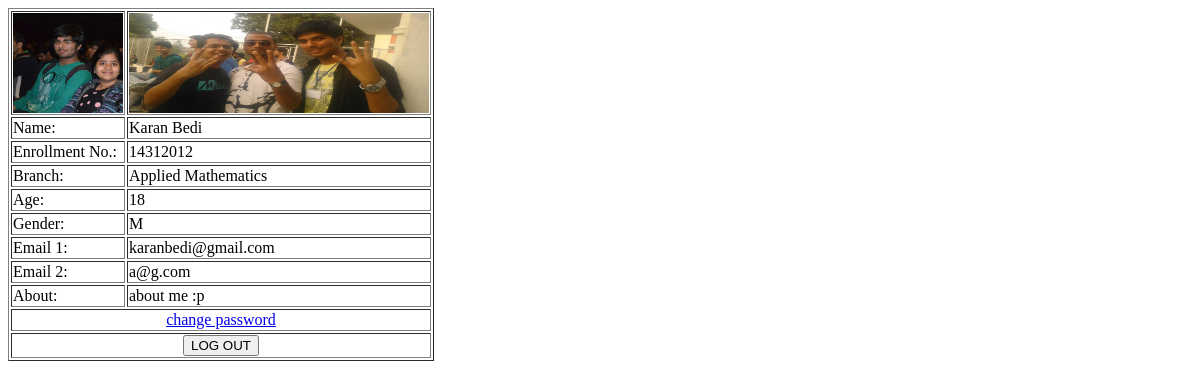
The app's page /ag53/profile/ (signed in), older data.
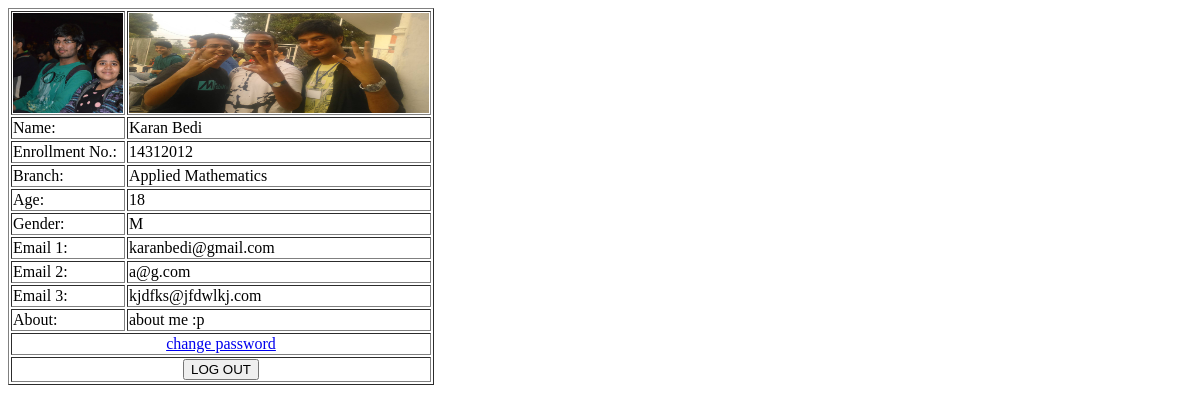
The same page, newer data.
### ag53/models.py (models this page shows, shortened)
class Profile(models.Model):
    user = models.OneToOneField(User)
    name = models.CharField(max_length=70, default = 'default_value')
    enrollment_no = models.IntegerField(default = 0)
    about_me = models.CharField(max_length=5000, default = 'default_value')
    profile_pic = models.ImageField(upload_to = rename_and_upload_profile_pic)
    cover_pic = models.ImageField(upload_to = rename_and_upload_cover_pic)
    age = models.ForeignKey(Age, default=1)
    branch = models.ForeignKey(Branch, default=1)
    gender = models.ForeignKey(Gender, default=1)

class Branch(models.Model):
    branch = models.CharField(max_length = 100, default = 'default_value')
    def __unicode__(self):
        return self.branch

class Age(models.Model):
    age = models.IntegerField(default=1)
    def __unicode__(self):
        return "%s"%(self.age,)

class Gender(models.Model):
    gender = models.CharField(max_length = 1,default = 'd')
    def __unicode__(self):
        return self.gender

class Email(models.Model):
    profile = models.ForeignKey(Profile)
    email = models.EmailField(max_length = 254)
    def __unicode__(self):
        return self.email

### ag53/views.py (the view)
@login_required
def profile_view(request):
    u = request.user
    context = {'user':u, 'base_path': os.path.join(BASE_DIR,''),'pp':u.profile.profile_pic,'cp':u.profile.cover_pic}
    return render(request, 'ag53/profile.html', context)

### ag53/templates/ag53/profile.html
{% load staticfiles %}
    <table border='1px'>
      <tr>
        <td>
          <img src="/static/{{pp}}" width = '110px' height='100px'/>
        </td>
        <td>
          <img src='/static/{{cp}}' width = '300px' height = '100px'>
        </td>
      </tr>
      <tr>
        <td>
          Name:
        </td>
        <td>
         {{ user.profile.name }}
        </td>
      </tr>
      <tr>
        <td>
          Enrollment No.:
        </td>
        <td>
          {{ user.profile.enrollment_no }}
        </td>
      </tr>
      <tr>
        <td>
          Branch:
        </td>
        <td>
          {{ user.profile.branch }}
        </td>
      </tr>
       <tr>
        <td>
          Age:
        </td>
        <td>
          {{ user.profile.age }}
        </td>
      </tr>
      <tr>
        <td>
          Gender:
        </td>
        <td>
          {{ user.profile.gender }}
        </td>
      </tr>
      {% for email in user.profile.email_set.all %}
      <tr>
        <td>
           Email {{forloop.counter}}:
        </td>
        <td>
          {{email}}
        </td>
      </tr>
      {% endfor %}
      <tr>
        <td>
          About:
        </td>
        <td>
          {{ user.profile.about_me }}
        </td>
      </tr>
      <tr>
        <td colspan='2' style='text-align:center'>
          <a href="/ag53/accounts/password_change">change password</a>
        </td>
      </tr>
       <tr>
        <td colspan='2' style='text-align:center'>
          <a href='{% url 'ag53.views.logout_view' %}'><button>LOG OUT</button></a>
        </td>
      </tr>
  </table>

Row changes from the older to the newer data that the page shows:
added Email: email "kjdfks@jfdwlkj.com"
